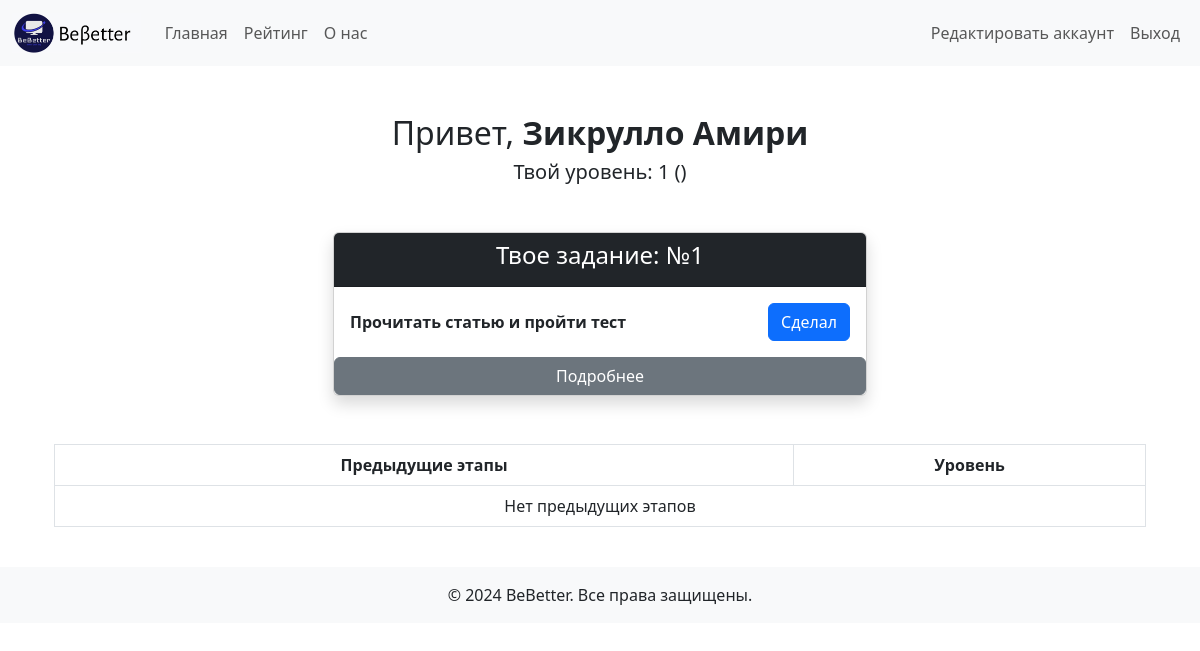
Screenshot of / (signed in) with the database file from the repository.
### accounts/models.py (models this page shows, shortened)
class UserProfile(models.Model):
    CATEGORY_CHOICES = [
        ('science', 'Наука'),
        ('art', 'Искусство'),
        ('health', 'Медицина'),
        ('sport', 'Спорт'),
        ('it', 'IT'),
        ('business', 'Бизнес'),
    ]
    user = models.OneToOneField(User, on_delete=models.CASCADE, related_name='userprofile')
    birth_date = models.DateField(null=True, blank=True)  # Поле даты рождения
    level = models.IntegerField(default=1)  # Текущий уровень
    completed_tasks = models.IntegerField(default=0)  # Количество завершённых заданий
    current_task_number = models.IntegerField(default=1)  # Номер текущего задания
    category = models.CharField(max_length=20, choices=CATEGORY_CHOICES, default='science')  # Категория

class Task(models.Model):
    level = models.ForeignKey(Level, on_delete=models.CASCADE, related_name='tasks')  # Привязка задачи к уровню
    category = models.ForeignKey(Category, on_delete=models.CASCADE, related_name='tasks')  # Привязка к категории
    task_name = models.CharField(max_length=255)
    description = models.TextField(null=True, blank=True)  # Описание задачи
    resource_link = models.URLField(blank=True, null=True)  # Ссылка на ресурс (статья/книга)
    task_number = models.IntegerField()  # Номер задания
    quote = models.TextField(null=True, blank=True)  # Цитата (необязательно)
    quote_author = models.CharField(max_length=255, null=True, blank=True)  # Автор цитаты (необязательно)

### accounts/views.py (the view)
# urls.py: path('', home, name='home'),
def home(request):
    if request.user.is_authenticated:
        user_profile = UserProfile.objects.get(user=request.user)
        current_task = Task.objects.filter(
            level__number=user_profile.level,  # Уровень пользователя
            task_number=user_profile.current_task_number,  # Номер текущего задания
            category__name=CATEGORIES[user_profile.category]  # Категория пользователя
        ).first()
        context = {
            "user_profile": user_profile,
            "current_task": current_task,  # Передаём задание в шаблон
        }
        return render(request, "home.html", context)
    else:
        return render(request, "welcome.html")

### accounts/templates/home.html (shortened to what this page needs)
{% extends "base.html" %}
{% block content %}
<div class="container mt-5">
    <div class="text-center mb-5">
        <h2>Привет, <strong>{{ user.first_name }}</strong></h2>
        <h5>Твой уровень: {{ user.userprofile.level }} ({{ user_profile.level.level_type }})</h5>
    </div>
    <div class="row mb-5">
        <div class="col-md-6 offset-md-3">
            <div class="card shadow">
                <div class="card-header bg-dark text-white text-center">
                    <h4>Твое задание: №{{ user_profile.current_task_number }}</h4>
                </div>
                <div class="card-body d-flex justify-content-between align-items-center">
                    <p class="mb-0"><strong>{{ current_task.task_name }}</strong></p>
                    <a href="{% url 'task' %}" class="btn btn-primary">Сделал</a>
                </div>
                <a href="{% url 'task' %}" class="btn btn-secondary">Подробнее</a>
            </div>
        </div>
    </div>
    <div class="table-responsive">
        <table class="table table-bordered text-center">
            <thead class="bg-dark text-white">
                <tr>
                    <th>Предыдущие этапы</th>
                    <th>Уровень</th>
                </tr>
            </thead>
            <tbody>
                {% if not previous_stages %}
                    <tr>
                        <td colspan="2">Нет предыдущих этапов</td>
                    </tr>
                {% endif %}
            </tbody>
        </table>
    </div>
</div>
{% endblock %}

### rows the page displays
UserProfile: current_task_number "1"
Task: task_name "Прочитать статью и пройти тест"

### other values shown
{{ user.first_name }} "Зикрулло Амири"
{{ user.userprofile.level }} "1"
